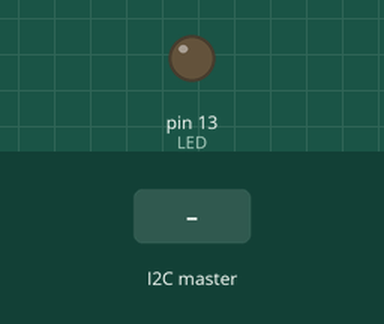
The sketch below on a simulated Arduino Uno, built with avr-gcc and run on an emulated ATmega328P. On the bench: output pins drawn as LEDs (lit = HIGH). The inputs (shaded band) are chosen by the test bench. What the sketch prints to the serial monitor is not drawn.

Above: at 1.2 s.
1.3 s: the I2C master sends the byte 200
At 2.5 s:
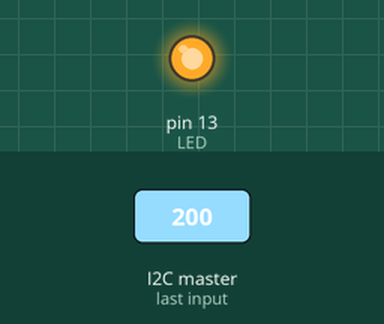
4.3 s: the I2C master sends the byte 1
7.3 s: the I2C master sends the byte 2
Timing chart, 0 to 16.3 s (numbered marks = the images above; inputs shaded):
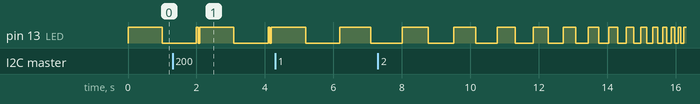

The sketch:

LED_Blink_I2C.ino
```cpp
/*

 */
#include <Wire.h>
double blinkTimer;      // Define the variable that controls the blink length
int blinkStartLength;   // Define the starting length
double blinkReduce;     // Define the variable that controls the percentage by which the timing gets shorter each time
double blinkOff;        // Define the variable that controls the difference between the on and off phases
int x;
int LED;
int blinkTimerSimple;

void setTimer() {

    // SET THE PARAMETERS

    blinkOff = 1;                       // Set the difference between the on and off phases
    blinkStartLength = 1000;               // Define default start delay
    //blinkReduce = 15;                      // Set the percentage by which the timing gets shorter each time


    blinkTimer = blinkStartLength;        // Set the timer to the default
    //blinkReduce = (blinkReduce/100)+1;    // Change blinkReduce to the number by which the interval will actually be divided

    }

// the setup function runs once when you press reset or power the board
void setup() {
  LED = 13;                 // Set LED as pin 13
  pinMode(LED, OUTPUT);      // initialize digital pin 13 as an output.
  Wire.begin(9);            // Set as Slave 9 on I2C
  Wire.onReceive(receiveEvent);
  Serial.begin(9600);
  setTimer();
}

void receiveEvent(int bytes) {
  x = Wire.read();    // read one character from the I2C

  blinkReduce = x;
  blinkReduce = (blinkReduce/10)+1;    // Change blinkReduce to the number by which the interval will actually be divided
}

// the loop function runs over and over again forever
void loop() {
  Serial.write(x);
  if (blinkTimer>10) {                        // This will reset the
    digitalWrite(LED, HIGH);                  // turn the LED on (HIGH is the voltage level)
    delay(blinkTimer);                        // wait for the specified time
    digitalWrite(LED, LOW);                   // turn the LED off by making the voltage LOW
    delay(blinkTimer * blinkOff);             // wait for the specified time
    blinkTimerSimple = blinkTimer;
    blinkTimer = blinkTimer/blinkReduce;      //Change the delay
    if (blinkTimer>6000){
      blinkTimer = blinkStartLength;
      }

    } else {
      blinkTimer = blinkStartLength;
    }

  }
```
